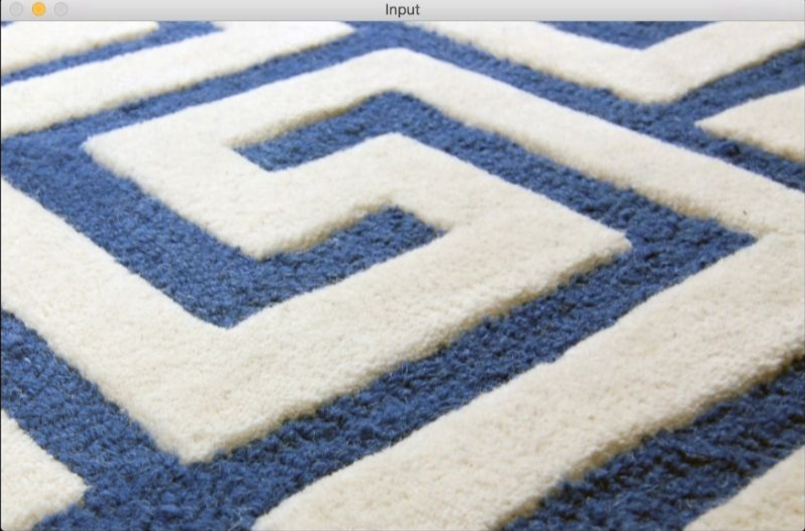
#> input picture Chapter1/src/3/pics/CaptureBilateralFilter.PNG, 805 x 531 px
$ python -i 3_5.py   (imports and definitions only)   (older library calls are emulated)
#> lines starting #> are read from the running program, lines starting #| are printed output that depends on the picture; after the words box and inside, x2 and y2 are one past the last pixel; in counts of white or black regions, pixels touching at a corner belong together
#> further down, picture is the input picture: shape (531, 805, 3); mean B, G, R 178.5, 170.6, 165.5
# coding=UTF-8
'''
Created on 2016年10月23日

@author: dmnnaxxi

Cartoonizing an image
Let’s look at the function cartoonize_image and
see how we did it. We first convert the image to
a grayscale image and run it through a median filter.
Median filters are very good at removing salt and
pepper noise. This is the kind of noise where you
see isolated black or white pixels in the image.
It is common in webcams and mobile cameras, so we
need to filter it out before we proceed further.
'''

import cv2
import numpy as np


def cartoonize_image(img,ds_factor=4,sketch_mode=False):
    #Convert image to grayscale
#> called with ds_factor = 4, sketch_mode = False
    img_gray = cv2.cvtColor(img,cv2.COLOR_BGR2GRAY)
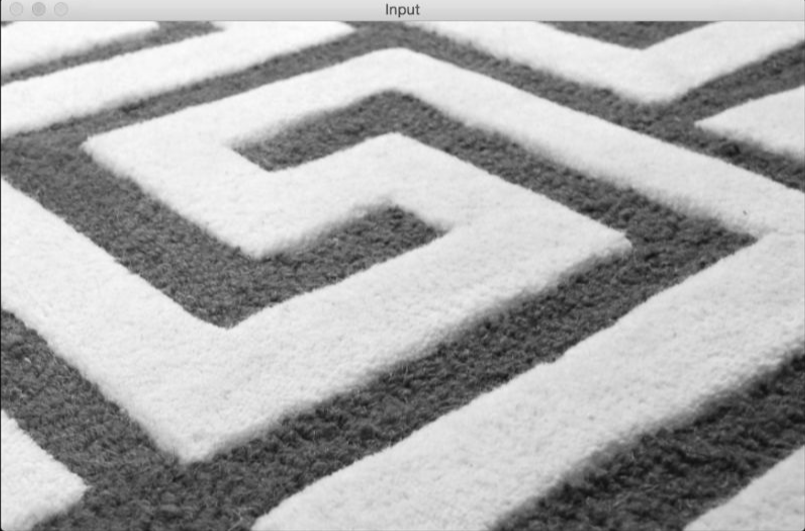
#> img_gray: shape (531, 805); min 5, max 255, mean 169.9

    #Apply median filter to the grayscale image
    img_gray = cv2.medianBlur(img_gray,7)

    #Detect edges in the image and threshold it
    edges = cv2.Laplacian(img_gray,cv2.CV_8U,ksize=5)
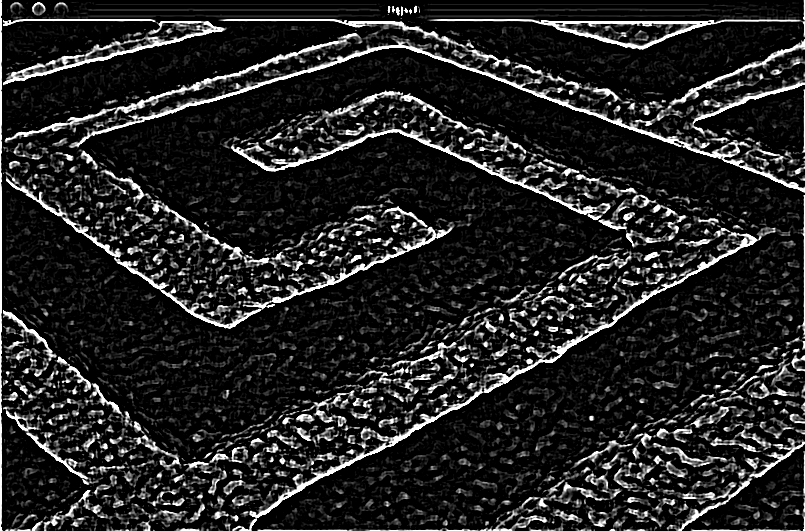
#> edges: shape (531, 805); min 0, max 255, mean 35.9
    ret,mask = cv2.threshold(edges,100,255,cv2.THRESH_BINARY_INV)
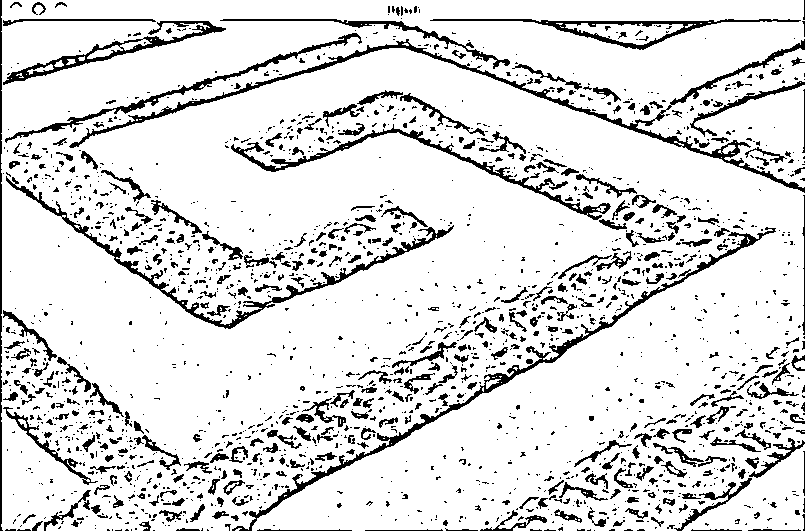
#> mask: shape (531, 805); 87% white; 1915 black regions (1491 under 20 px), largest, box (x1, y1, x2, y2) and area: (69, 39, 805, 193) 4403, (232, 227, 776, 531) 3531, (6, 176, 454, 329) 2874

    #'mask' is the sketch of the image
    if sketch_mode:
        return cv2.cvtColor(mask,cv2.COLOR_GRAY2BGR)

    #Resize the image to a smaller size for faster computation
    img_small = cv2.resize(img,None,fx=1.0/ds_factor,fy=1.0/ds_factor,interpolation=cv2.INTER_AREA)
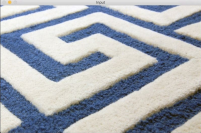
#> img_small: shape (133, 201, 3); mean B, G, R 178.4, 170.5, 165.4
    num_repetitions = 10
    sigma_color = 5
    sigma_space = 7
    size = 5

    #Apply bilateral filter the image multiple times
    for i in range(num_repetitions):
        img_small = cv2.bilateralFilter(img_small,size,sigma_color,sigma_space)

    img_output = cv2.resize(img_small,None,fx=ds_factor,fy=ds_factor,interpolation=cv2.INTER_LINEAR)
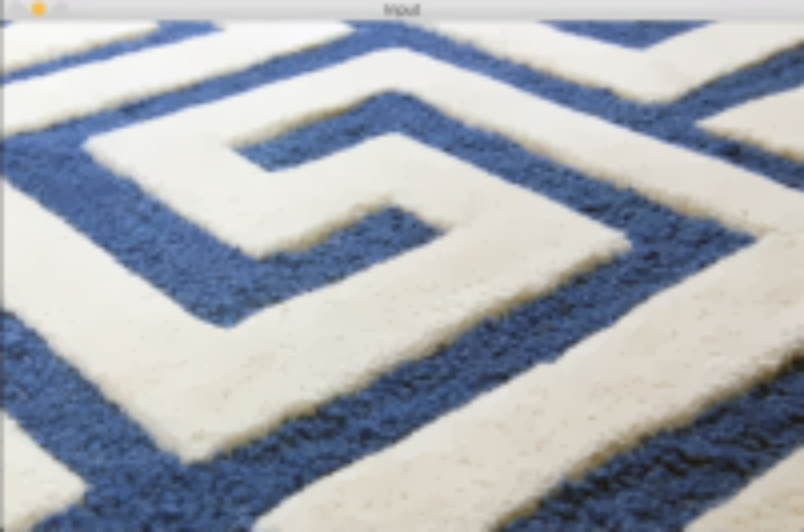
#> img_output: shape (532, 804, 3); mean B, G, R 178.4, 170.5, 165.5
    dst = np.zeros(img_gray.shape)

    #Add the thick boundary lines to the image using 'AND' operator
#> (the run stopped early here; a loop or call above may not have finished)
